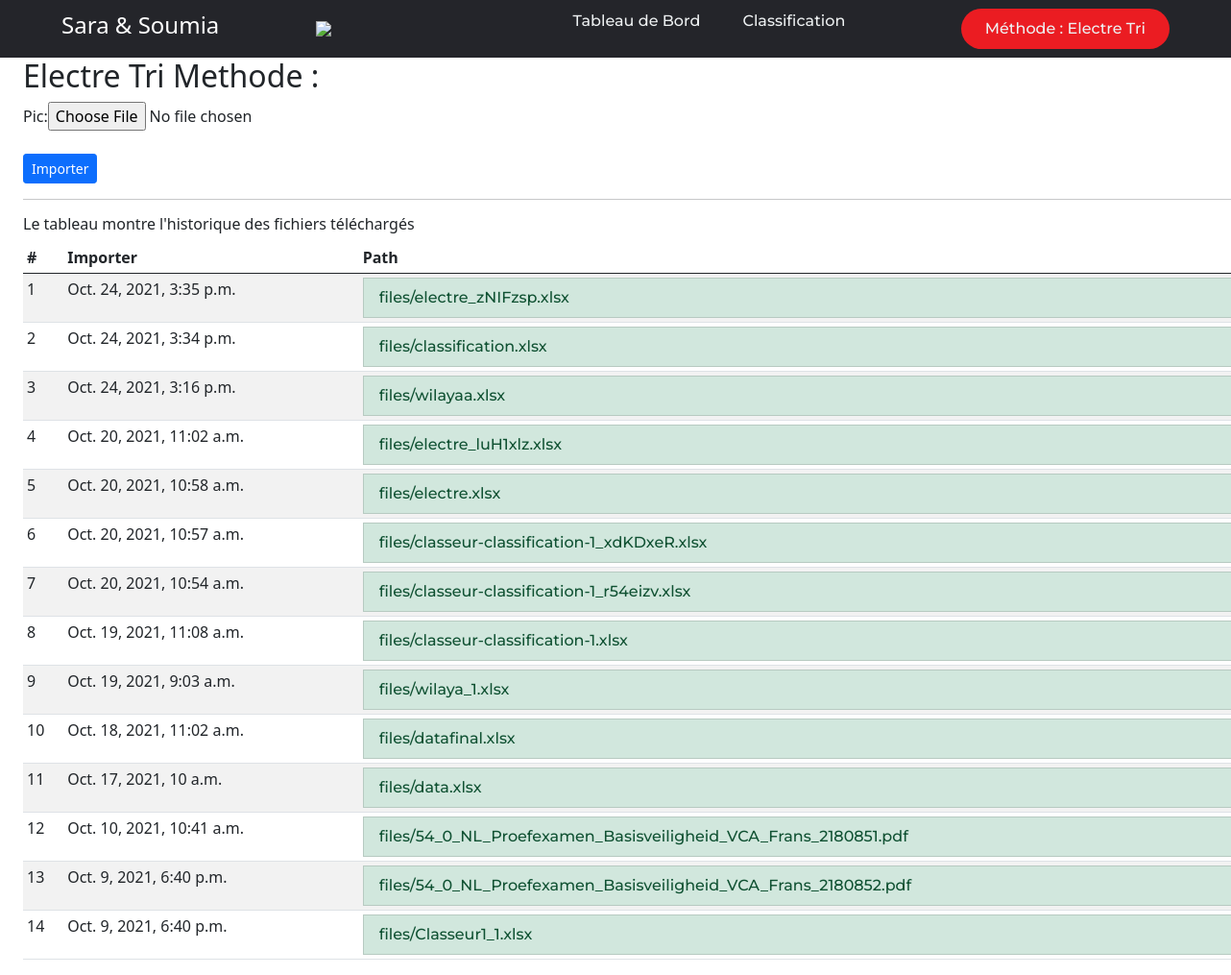
Before: / with the older database file.
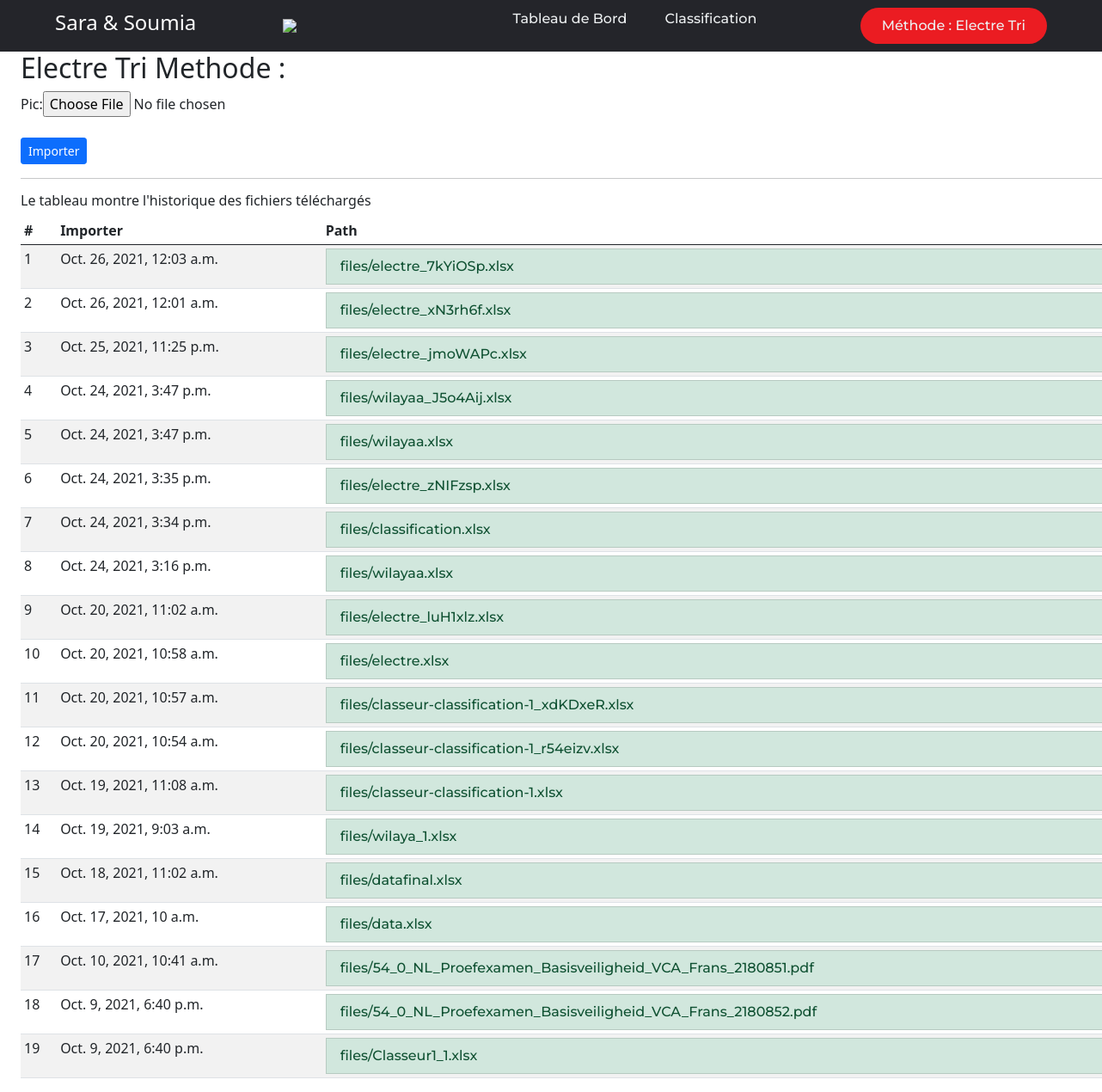
After: the same page with the newer database file.
### uploader/models.py (models this page shows)
class Upload(models.Model):
    pic = models.FileField(upload_to="files/")
    upload_date=models.DateTimeField(auto_now_add =True)

### uploader/views.py (the view)
# urls.py: 2. Add a URL to urlpatterns:  path('', views.home, name='home')
def home(request):
    if request.method=="POST":
        img = UploadForm(request.POST, request.FILES)
        if img.is_valid():
            img.save()
            return HttpResponseRedirect(reverse('imageupload'))
    else:
        img=UploadForm()
    files=Upload.objects.all().order_by('-upload_date')
    return render(request,'home.html',{'form':img,'files':files})

### uploader/models.py
class UploadForm(ModelForm):
    class Meta:
        model = Upload
        fields = ('pic',)

### uploader/templates/home.html (shortened to what this page needs)
<!doctype html>
<html lang="en">
  <head>
    <link href="https://getbootstrap.com/docs/5.1/dist/css/bootstrap.min.css"
      rel="stylesheet"
>
    <link href="https://getbootstrap.com/docs/5.1/dist/css/bootstrap.min.css"
      rel="stylesheet"
>
    <link rel="stylesheet" type="text/css"
      href="https://cdn.datatables.net/1.11.3/css/jquery.dataTables.css">
    <link
      href="https://getbootstrap.com/docs/5.1/examples/dashboard/dashboard.css"
      rel="stylesheet">
  </head>
  <body>
    {% include "top.html" %}
    <div class="container-fluid">
      <div class="row">
        <main class="col-md-12 ms-sm-auto col-lg-12 px-md-4">
          <h2>Electre Tri Methode :</h2>
          <form action="#" method="post" enctype="multipart/form-data">
            {{form}}
            <br>
            <br>
            <div class="form-group">
              <input type="submit" value="Importer" class="btn btn-sm
                btn-primary"
                accept="application/vnd.openxmlformats-officedocument.spreadsheetml.sheet,
                application/vnd.ms-excel" />
            </div>
          </form>
          <hr>
          <h6>
            Le tableau montre l'historique des fichiers téléchargés
          </h6>
          <div class="table-responsive">
            <table class="table table-striped table-sm">
              <thead>
                <tr>
                  <th scope="col">#</th>
                  <th scope="col">Importer</th>
                  <th scope="col">Path</th>
                </tr>
              </thead>
              <tbody>
                {% for file in files %}
                <tr>
                  <td>{{forloop.counter}}</td>
                  <td>{{file.upload_date}}</td>
                  <td>
                    <a href="files/{{ file.id}}" class="list-group-item
                      list-group-item-success">
                      {{ file.pic }}
                    </a>
                  </td>
                </tr>
                {% endfor %}
              </tbody>
            </table>
          </div>
        </main>
      </div>
    </div>
  </body>
</html>

### uploader/templates/top.html
<header>
    <h4>Sara & Soumia</h4>
    <img class="logo" src="https://upload.wikimedia.org/wikipedia/commons/thumb/c/c0/OoredooDZ_Logo%2BOoredoo%2B160x26.svg/1280px-OoredooDZ_Logo%2BOoredoo%2B160x26.svg.png">
    <nav>
        <ul class="nav-links">
            <li><a href="#">Tableau de Bord</a></li>
            <li><a href="#">Classification</a></li>
        </ul>
    </nav>
    <a class="cta"><button>Méthode : Electre Tri</button></a>
</header>

### uploader/templates/home.html (style rules this page uses)
* { box-sizing: content-box; margin: 0; padding: 0; }
li, a, button { font-family: "Montserrat" , sans-serif; font-weight: 500; font-size: 16px; color: #edf0f1; text-decoration: none; }
header { display: flex; justify-content: space-between; align-items: center; padding: 5px 5%; background-color: #24252A; }
h4 { color: #fff; }
.logo { cursor: pointer; width: 10%; }
.nav-links { list-style: none; }
.nav-links li { display: inline-block; padding: 5px 20px; }
.nav-links li a { transition: all 0.3s ease 0s; }
button { padding: 9px 25px; background-color: #EB1C22; border: none; border-radius: 50px; }

Changed rows visible on the page:
added Upload: upload_date "Oct. 26, 2021, 12:03 a.m.", pic "files/electre_7kYiOSp.xlsx"
added Upload: upload_date "Oct. 26, 2021, 12:01 a.m.", pic "files/electre_xN3rh6f.xlsx"
added Upload: upload_date "Oct. 25, 2021, 11:25 p.m.", pic "files/electre_jmoWAPc.xlsx"
added Upload: upload_date "Oct. 24, 2021, 3:47 p.m.", pic "files/wilayaa_J5o4Aij.xlsx"
added Upload: upload_date "Oct. 24, 2021, 3:47 p.m.", pic "files/wilayaa.xlsx"
